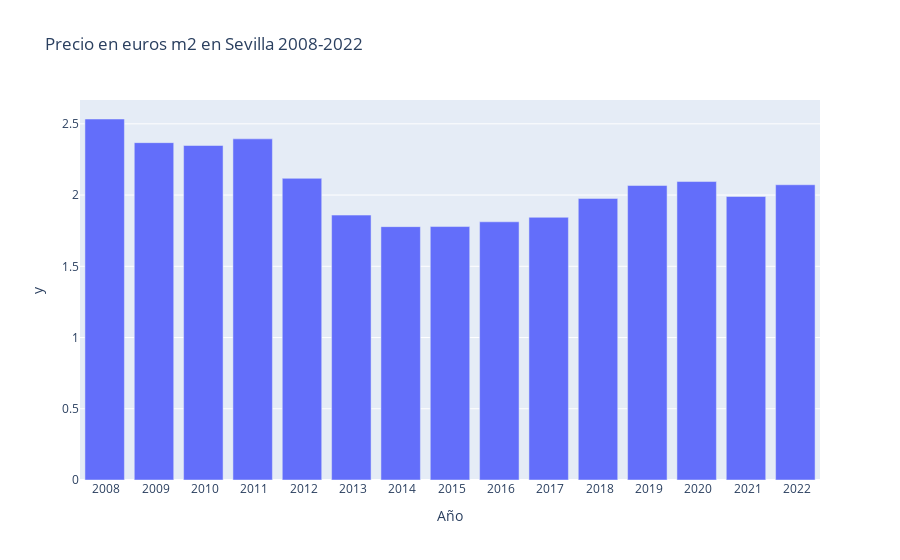

Notebook source saved alongside this figure:
### Code cell
fig5 = px.bar(precio_sevilla_med,x=precio_sevilla_med.index,y=precio_sevilla_med.values,title='Precio en euros m2 en Sevilla 2008-2022')
fig5.show()

### Figure 1 — Plotly figure (JSON) as saved in the notebook; plotly's stock layout.template omitted (floating-point values rounded to 4 significant figures)
{"data": [{"alignmentgroup": "True", "hovertemplate": "Año=%{x}<br>y=%{y}<extra></extra>", "legendgroup": "", "marker": {"color": "#636efa", "pattern": {"shape": ""}}, "name": "", "offsetgroup": "", "orientation": "v", "showlegend": false, "textposition": "auto", "type": "bar", "x": [" 2008", " 2009", " 2010", " 2011", " 2012", " 2013", " 2014", " 2015", " 2016", " 2017", " 2018", " 2019", " 2020", " 2021", " 2022"], "xaxis": "x", "y": [2.534, 2.368, 2.348, 2.394, 2.117, 1.86, 1.778, 1.779, 1.812, 1.844, 1.977, 2.067, 2.095, 1.99, 2.072], "yaxis": "y"}], "layout": {"barmode": "relative", "legend": {"tracegroupgap": 0}, "title": {"text": "Precio en euros m2 en Sevilla 2008-2022"}, "xaxis": {"anchor": "y", "domain": [0, 1], "title": {"text": "Año"}}, "yaxis": {"anchor": "x", "domain": [0, 1], "title": {"text": "y"}}}}
